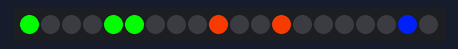
Bench run of a sketch on a simulated ESP8266 (NodeMCU). Parts: 20 RGB LEDs in strip order, left to right. Dim RGB values are drawn brighter than linear; WiFi joins after 1.5 s; servers stay silent unless stated; colours are those a GRB WS2812 strip shows for the declared byte order; network time is answered at once with the bench clock; the local clock reads 2024-03-15 10:24:30 at power-on unless the sketch sets it; what the sketch prints to the serial monitor is not drawn.

Above: at 1.59 s.
At 5.04 s:
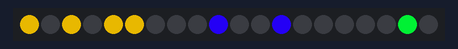
At 11.34 s:
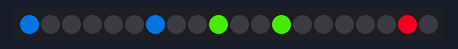
At 20.69 s:
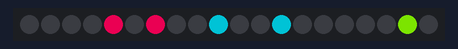
At 30.23 s:
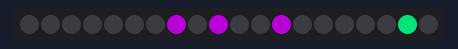
At 39.88 s:
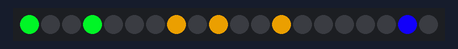

The sketch:

Esp8266_code.ino
```cpp
/*
 * Binary Clock With ESP8266 and
 * WS2812b RGB Leds
 * Code By - Soumojit Ash
 * soumojitash@gmail.com
 * buymeacoffee.com/technatorium
 */


#include <FastLED.h> //https://github.com/FastLED/FastLED
#include <NTPClient.h> //https://github.com/arduino-libraries/NTPClient
#include <ESP8266WiFi.h>
#include <WiFiUdp.h>

#define NUM_LEDS 20
#define DATA_PIN 3
#define OFFSET 19800 //Change this value according to your time zone

CRGB leds[NUM_LEDS];
WiFiUDP ntpUDP;
NTPClient timeClient(ntpUDP, "1.pool.ntp.org", OFFSET, 60000);


const char *ssid     = "Soumojit"; //Your WiFi SSID
const char *password = "28042002a"; //Your WiFi PASSWORD
static uint8_t hue = 0;


int h,h1,h2;
int m,m1,m2;
int s,s1,s2;
int l0,l1,l2,l3;

void setled(int i,int d, int col) //Function to set leds
{ l0=0+i;
  l1=1+i;
  l2=2+i;
  l3=3+i;
  col=col+hue;

  switch(d)
    {
      case 0:
        leds[l3] = CRGB::Black;
        leds[l2] = CRGB::Black;
        leds[l1] = CRGB::Black;
        leds[l0] = CRGB::Black;
        break;
      case 1:
        leds[l3] = CRGB::Black;
        leds[l2] = CRGB::Black;
        leds[l1] = CRGB::Black;
        leds[l0] = CHSV(col, 255, 255);
      break;
      case 2:
        leds[l3] = CRGB::Black;
        leds[l1] = CRGB::Black;
        leds[l1] = CHSV(col, 255, 255);
        leds[l0] = CRGB::Black;
        break;
      case 3:
        leds[l3] = CRGB::Black;
        leds[l2] = CRGB::Black;
        leds[l1] = CHSV(col, 255, 255);
        leds[l0] = CHSV(col, 255, 255);
        break;
      case 4:
        leds[l3] = CRGB::Black;
        leds[l2] = CHSV(col, 255, 255);
        leds[l1] = CRGB::Black;
        leds[l0] = CRGB::Black;
        break;
      case 5:
        leds[l3] = CRGB::Black;
        leds[l2] = CHSV(col, 255, 255);
        leds[l1] = CRGB::Black;
        leds[l0] = CHSV(col, 255, 255);
        break;
      case 6:
        leds[l3] = CRGB::Black;
        leds[l2] = CHSV(col, 255, 255);
        leds[l1] = CHSV(col, 255, 255);
        leds[l0] = CRGB::Black;
        break;
      case 7:
        leds[l3] = CRGB::Black;
        leds[l2] = CHSV(col, 255, 255);
        leds[l1] = CHSV(col, 255, 255);
        leds[l0] = CHSV(col, 255, 255);
        break;
      case 8:
        leds[l3] = CHSV(col, 255, 255);
        leds[l2] = CRGB::Black;
        leds[l1] = CRGB::Black;
        leds[l0] = CRGB::Black;
        break;
      case 9:
        leds[l3] = CHSV(col, 255, 255);
        leds[l2] = CRGB::Black;
        leds[l1] = CRGB::Black;
        leds[l0] = CHSV(col, 255, 255);
        break;

}}

void setup () {

 Serial.begin(115200);
FastLED.addLeds<WS2812, DATA_PIN, RGB>(leds, NUM_LEDS);
 WiFi.begin(ssid, password);

  while ( WiFi.status() != WL_CONNECTED ) {
    delay ( 500 );
    Serial.print ( "." );
  }
  Serial.print("IP address: ");
  Serial.println(WiFi.localIP());

  timeClient.begin();

}
void loop () {

  if(hue==255)
  {
    h=0;
  }
   timeClient.update();
   h= timeClient.getHours();
   m= timeClient.getMinutes();
   s= timeClient.getSeconds();
   Serial.print(h);
   Serial.print(":");
   Serial.print(m);
   Serial.print(":");
   Serial.println(s);


   if(h>12)
   {
    h=h-12;
   }
    h1=h/10;
    h2=h%10;
    m1=m/10;
    m2=m%10;
    s1=s/10;
    s2=s%10;

    setled(0,s2,0);
    setled(4,s1,0);
    setled(7,m2,85);
    setled(11,m1,85);
    setled(14,h2,170);
    setled(18,h1,170);


   FastLED.show();
       hue++;
      delay(50);
}
```
